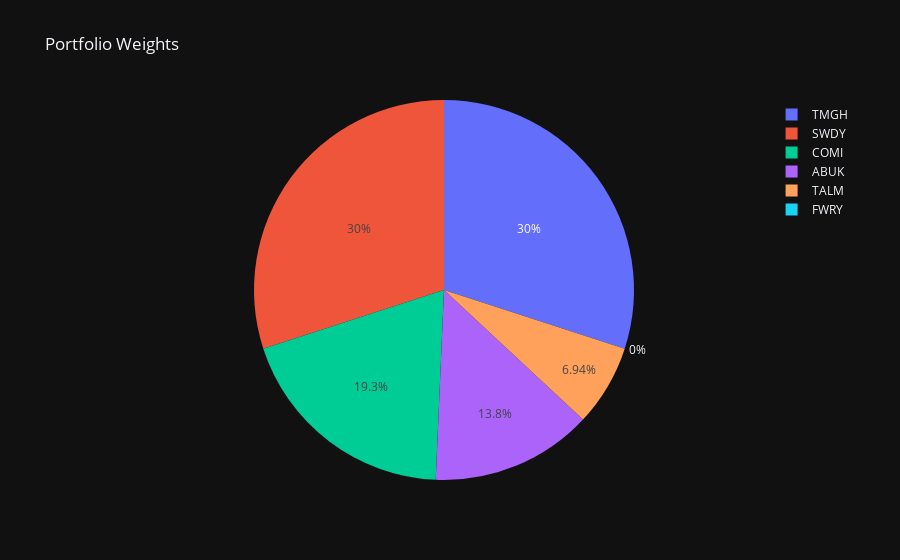

The cell this chart's notebook holds for it:
### Code cell
px.pie(optimal_weights, values='weight', names='ticker', title='Portfolio Weights')

### Figure 1 — Plotly figure (JSON) as saved in the notebook; plotly's stock layout.template omitted (floating-point values rounded to 4 significant figures)
{"data": [{"domain": {"x": [0, 1], "y": [0, 1]}, "hovertemplate": "ticker=%{label}<br>weight=%{value}<extra></extra>", "labels": ["ABUK", "COMI", "TMGH", "FWRY", "SWDY", "TALM"], "legendgroup": "", "name": "", "showlegend": true, "type": "pie", "values": [0.1376, 0.1931, 0.3, 0, 0.3, 0.0694]}], "layout": {"legend": {"tracegroupgap": 0}, "title": {"text": "Portfolio Weights"}}}
